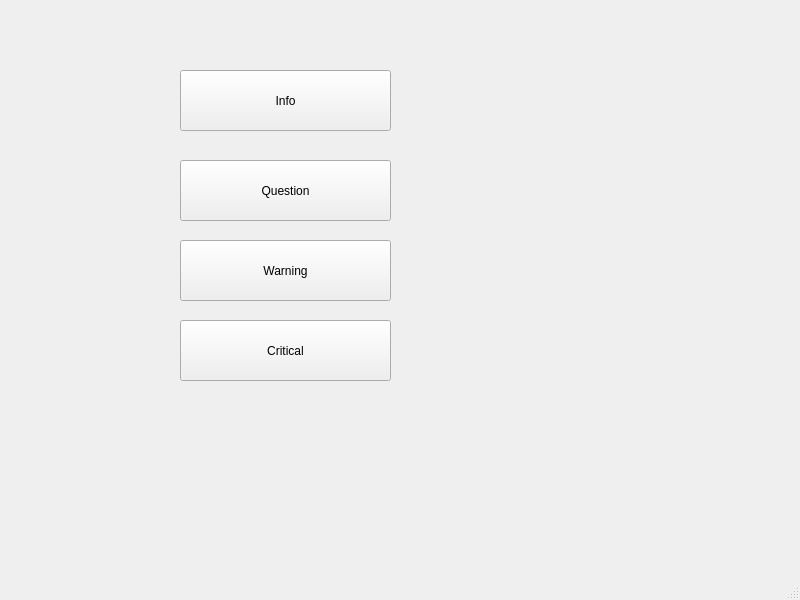
<?xml version="1.0" encoding="UTF-8"?>
<ui version="4.0">
 <class>MainWindow</class>
 <widget class="QMainWindow" name="MainWindow">
  <property name="geometry">
   <rect>
    <x>0</x>
    <y>0</y>
    <width>800</width>
    <height>600</height>
   </rect>
  </property>
  <property name="windowTitle">
   <string>MainWindow</string>
  </property>
  <widget class="QWidget" name="centralwidget">
   <widget class="QPushButton" name="btnInfo">
    <property name="geometry">
     <rect>
      <x>180</x>
      <y>70</y>
      <width>211</width>
      <height>61</height>
     </rect>
    </property>
    <property name="text">
     <string>Info</string>
    </property>
   </widget>
   <widget class="QPushButton" name="btnCritical">
    <property name="geometry">
     <rect>
      <x>180</x>
      <y>320</y>
      <width>211</width>
      <height>61</height>
     </rect>
    </property>
    <property name="text">
     <string>Critical</string>
    </property>
   </widget>
   <widget class="QPushButton" name="btnWarning">
    <property name="geometry">
     <rect>
      <x>180</x>
      <y>240</y>
      <width>211</width>
      <height>61</height>
     </rect>
    </property>
    <property name="text">
     <string>Warning</string>
    </property>
   </widget>
   <widget class="QPushButton" name="btnQuestion">
    <property name="geometry">
     <rect>
      <x>180</x>
      <y>160</y>
      <width>211</width>
      <height>61</height>
     </rect>
    </property>
    <property name="text">
     <string>Question</string>
    </property>
   </widget>
  </widget>
  <widget class="QMenuBar" name="menubar">
   <property name="geometry">
    <rect>
     <x>0</x>
     <y>0</y>
     <width>800</width>
     <height>19</height>
    </rect>
   </property>
  </widget>
  <widget class="QStatusBar" name="statusbar"/>
 </widget>
 <resources/>
 <connections/>
</ui>
